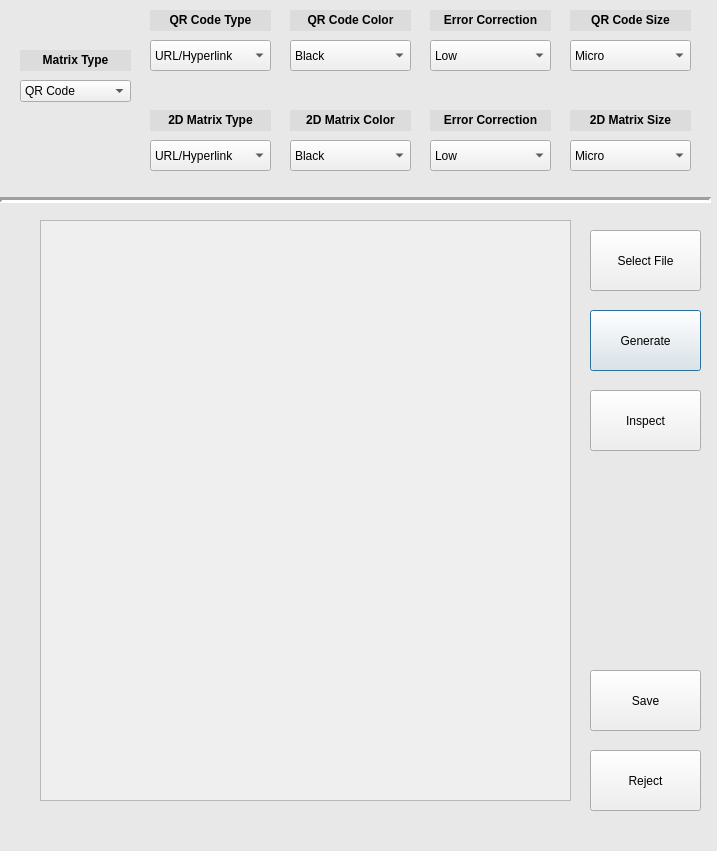
<?xml version="1.0" encoding="UTF-8"?>
<ui version="4.0">
 <class>Main</class>
 <widget class="QDialog" name="Main">
  <property name="geometry">
   <rect>
    <x>0</x>
    <y>0</y>
    <width>717</width>
    <height>851</height>
   </rect>
  </property>
  <property name="windowTitle">
   <string>Dialog</string>
  </property>
  <property name="styleSheet">
   <string notr="true">QDialog {background-color:rgb(232, 232, 232)}</string>
  </property>
  <widget class="QComboBox" name="comboBox_2">
   <property name="geometry">
    <rect>
     <x>290</x>
     <y>40</y>
     <width>121</width>
     <height>31</height>
    </rect>
   </property>
   <item>
    <property name="text">
     <string>Black</string>
    </property>
   </item>
   <item>
    <property name="text">
     <string>Gold</string>
    </property>
   </item>
   <item>
    <property name="text">
     <string>Crimson</string>
    </property>
   </item>
   <item>
    <property name="text">
     <string>Royal Purple</string>
    </property>
   </item>
   <item>
    <property name="text">
     <string>Sapphire Blue</string>
    </property>
   </item>
   <item>
    <property name="text">
     <string>Forest Green</string>
    </property>
   </item>
  </widget>
  <widget class="QComboBox" name="comboBox_3">
   <property name="geometry">
    <rect>
     <x>430</x>
     <y>40</y>
     <width>121</width>
     <height>31</height>
    </rect>
   </property>
   <item>
    <property name="text">
     <string>Low</string>
    </property>
   </item>
   <item>
    <property name="text">
     <string>Medium</string>
    </property>
   </item>
   <item>
    <property name="text">
     <string>High</string>
    </property>
   </item>
   <item>
    <property name="text">
     <string>Quartile</string>
    </property>
   </item>
  </widget>
  <widget class="QComboBox" name="comboBox_4">
   <property name="geometry">
    <rect>
     <x>570</x>
     <y>40</y>
     <width>121</width>
     <height>31</height>
    </rect>
   </property>
   <item>
    <property name="text">
     <string>Micro</string>
    </property>
   </item>
   <item>
    <property name="text">
     <string>21x21</string>
    </property>
   </item>
   <item>
    <property name="text">
     <string>25x25</string>
    </property>
   </item>
   <item>
    <property name="text">
     <string>29x29</string>
    </property>
   </item>
   <item>
    <property name="text">
     <string>33x33</string>
    </property>
   </item>
   <item>
    <property name="text">
     <string>37x37</string>
    </property>
   </item>
  </widget>
  <widget class="QLabel" name="label">
   <property name="geometry">
    <rect>
     <x>150</x>
     <y>10</y>
     <width>121</width>
     <height>21</height>
    </rect>
   </property>
   <property name="styleSheet">
    <string notr="true">background-color:rgb(220, 220, 220)</string>
   </property>
   <property name="text">
    <string>&lt;html&gt;&lt;head/&gt;&lt;body&gt;&lt;p align=&quot;center&quot;&gt;&lt;span style=&quot; font-weight:600;&quot;&gt;QR Code Type&lt;/span&gt;&lt;/p&gt;&lt;/body&gt;&lt;/html&gt;</string>
   </property>
  </widget>
  <widget class="QLabel" name="label_2">
   <property name="geometry">
    <rect>
     <x>290</x>
     <y>10</y>
     <width>121</width>
     <height>21</height>
    </rect>
   </property>
   <property name="styleSheet">
    <string notr="true">background-color:rgb(220, 220, 220)</string>
   </property>
   <property name="text">
    <string>&lt;html&gt;&lt;head/&gt;&lt;body&gt;&lt;p align=&quot;center&quot;&gt;&lt;span style=&quot; font-weight:600;&quot;&gt;QR Code Color&lt;/span&gt;&lt;/p&gt;&lt;/body&gt;&lt;/html&gt;</string>
   </property>
  </widget>
  <widget class="QLabel" name="label_3">
   <property name="geometry">
    <rect>
     <x>430</x>
     <y>10</y>
     <width>121</width>
     <height>21</height>
    </rect>
   </property>
   <property name="styleSheet">
    <string notr="true">background-color:rgb(220, 220, 220)</string>
   </property>
   <property name="text">
    <string>&lt;html&gt;&lt;head/&gt;&lt;body&gt;&lt;p align=&quot;center&quot;&gt;&lt;span style=&quot; font-weight:600;&quot;&gt;Error Correction&lt;/span&gt;&lt;/p&gt;&lt;/body&gt;&lt;/html&gt;</string>
   </property>
  </widget>
  <widget class="QLabel" name="label_4">
   <property name="geometry">
    <rect>
     <x>570</x>
     <y>10</y>
     <width>121</width>
     <height>21</height>
    </rect>
   </property>
   <property name="styleSheet">
    <string notr="true">background-color:rgb(220, 220, 220)</string>
   </property>
   <property name="text">
    <string>&lt;html&gt;&lt;head/&gt;&lt;body&gt;&lt;p align=&quot;center&quot;&gt;&lt;span style=&quot; font-weight:600;&quot;&gt;QR Code Size&lt;/span&gt;&lt;/p&gt;&lt;/body&gt;&lt;/html&gt;</string>
   </property>
  </widget>
  <widget class="QComboBox" name="comboBox_5">
   <property name="geometry">
    <rect>
     <x>150</x>
     <y>140</y>
     <width>121</width>
     <height>31</height>
    </rect>
   </property>
   <item>
    <property name="text">
     <string>URL/Hyperlink</string>
    </property>
   </item>
   <item>
    <property name="text">
     <string>SHA-256 Hash</string>
    </property>
   </item>
  </widget>
  <widget class="QComboBox" name="comboBox_6">
   <property name="geometry">
    <rect>
     <x>290</x>
     <y>140</y>
     <width>121</width>
     <height>31</height>
    </rect>
   </property>
   <item>
    <property name="text">
     <string>Black</string>
    </property>
   </item>
   <item>
    <property name="text">
     <string>Gold</string>
    </property>
   </item>
   <item>
    <property name="text">
     <string>Crimson</string>
    </property>
   </item>
   <item>
    <property name="text">
     <string>Royal Purple</string>
    </property>
   </item>
   <item>
    <property name="text">
     <string>Sapphire Blue</string>
    </property>
   </item>
   <item>
    <property name="text">
     <string>Forest Green</string>
    </property>
   </item>
  </widget>
  <widget class="QComboBox" name="comboBox_7">
   <property name="geometry">
    <rect>
     <x>430</x>
     <y>140</y>
     <width>121</width>
     <height>31</height>
    </rect>
   </property>
   <item>
    <property name="text">
     <string>Low</string>
    </property>
   </item>
   <item>
    <property name="text">
     <string>Medium</string>
    </property>
   </item>
   <item>
    <property name="text">
     <string>High</string>
    </property>
   </item>
   <item>
    <property name="text">
     <string>Quartile</string>
    </property>
   </item>
  </widget>
  <widget class="QComboBox" name="comboBox_8">
   <property name="geometry">
    <rect>
     <x>570</x>
     <y>140</y>
     <width>121</width>
     <height>31</height>
    </rect>
   </property>
   <item>
    <property name="text">
     <string>Micro</string>
    </property>
   </item>
   <item>
    <property name="text">
     <string>21x21</string>
    </property>
   </item>
   <item>
    <property name="text">
     <string>25x25</string>
    </property>
   </item>
   <item>
    <property name="text">
     <string>29x29</string>
    </property>
   </item>
   <item>
    <property name="text">
     <string>33x33</string>
    </property>
   </item>
   <item>
    <property name="text">
     <string>37x37</string>
    </property>
   </item>
  </widget>
  <widget class="QLabel" name="label_5">
   <property name="geometry">
    <rect>
     <x>570</x>
     <y>110</y>
     <width>121</width>
     <height>21</height>
    </rect>
   </property>
   <property name="styleSheet">
    <string notr="true">background-color:rgb(220, 220, 220)</string>
   </property>
   <property name="text">
    <string>&lt;html&gt;&lt;head/&gt;&lt;body&gt;&lt;p align=&quot;center&quot;&gt;&lt;span style=&quot; font-weight:600;&quot;&gt;2D Matrix Size&lt;/span&gt;&lt;/p&gt;&lt;/body&gt;&lt;/html&gt;</string>
   </property>
  </widget>
  <widget class="QLabel" name="label_6">
   <property name="geometry">
    <rect>
     <x>430</x>
     <y>110</y>
     <width>121</width>
     <height>21</height>
    </rect>
   </property>
   <property name="styleSheet">
    <string notr="true">background-color:rgb(220, 220, 220)</string>
   </property>
   <property name="text">
    <string>&lt;html&gt;&lt;head/&gt;&lt;body&gt;&lt;p align=&quot;center&quot;&gt;&lt;span style=&quot; font-weight:600;&quot;&gt;Error Correction&lt;/span&gt;&lt;/p&gt;&lt;/body&gt;&lt;/html&gt;</string>
   </property>
  </widget>
  <widget class="QLabel" name="label_7">
   <property name="geometry">
    <rect>
     <x>290</x>
     <y>110</y>
     <width>121</width>
     <height>21</height>
    </rect>
   </property>
   <property name="styleSheet">
    <string notr="true">background-color:rgb(220, 220, 220)</string>
   </property>
   <property name="text">
    <string>&lt;html&gt;&lt;head/&gt;&lt;body&gt;&lt;p align=&quot;center&quot;&gt;&lt;span style=&quot; font-weight:600;&quot;&gt;2D Matrix Color&lt;/span&gt;&lt;/p&gt;&lt;/body&gt;&lt;/html&gt;</string>
   </property>
  </widget>
  <widget class="QLabel" name="label_8">
   <property name="geometry">
    <rect>
     <x>150</x>
     <y>110</y>
     <width>121</width>
     <height>21</height>
    </rect>
   </property>
   <property name="styleSheet">
    <string notr="true">background-color:rgb(220, 220, 220)</string>
   </property>
   <property name="text">
    <string>&lt;html&gt;&lt;head/&gt;&lt;body&gt;&lt;p align=&quot;center&quot;&gt;&lt;span style=&quot; font-weight:600;&quot;&gt;2D Matrix Type&lt;/span&gt;&lt;/p&gt;&lt;/body&gt;&lt;/html&gt;</string>
   </property>
  </widget>
  <widget class="Line" name="line">
   <property name="geometry">
    <rect>
     <x>0</x>
     <y>190</y>
     <width>711</width>
     <height>20</height>
    </rect>
   </property>
   <property name="frameShadow">
    <enum>QFrame::Sunken</enum>
   </property>
   <property name="lineWidth">
    <number>3</number>
   </property>
   <property name="orientation">
    <enum>Qt::Horizontal</enum>
   </property>
  </widget>
  <widget class="QComboBox" name="comboBox_9">
   <property name="geometry">
    <rect>
     <x>20</x>
     <y>80</y>
     <width>111</width>
     <height>22</height>
    </rect>
   </property>
   <item>
    <property name="text">
     <string>QR Code</string>
    </property>
   </item>
   <item>
    <property name="text">
     <string>2D Data Matrix</string>
    </property>
   </item>
  </widget>
  <widget class="QPushButton" name="pushButton">
   <property name="geometry">
    <rect>
     <x>590</x>
     <y>310</y>
     <width>111</width>
     <height>61</height>
    </rect>
   </property>
   <property name="whatsThis">
    <string>&lt;html&gt;&lt;head/&gt;&lt;body&gt;&lt;p align=&quot;center&quot;&gt;&lt;br/&gt;&lt;/p&gt;&lt;/body&gt;&lt;/html&gt;</string>
   </property>
   <property name="text">
    <string>Generate</string>
   </property>
  </widget>
  <widget class="QLabel" name="label_9">
   <property name="geometry">
    <rect>
     <x>20</x>
     <y>50</y>
     <width>111</width>
     <height>21</height>
    </rect>
   </property>
   <property name="styleSheet">
    <string notr="true">background-color:rgb(220, 220, 220)</string>
   </property>
   <property name="text">
    <string>&lt;html&gt;&lt;head/&gt;&lt;body&gt;&lt;p align=&quot;center&quot;&gt;&lt;span style=&quot; font-weight:600;&quot;&gt;Matrix Type&lt;/span&gt;&lt;/p&gt;&lt;/body&gt;&lt;/html&gt;</string>
   </property>
  </widget>
  <widget class="QPushButton" name="pushButton_3">
   <property name="geometry">
    <rect>
     <x>590</x>
     <y>670</y>
     <width>111</width>
     <height>61</height>
    </rect>
   </property>
   <property name="text">
    <string>Save</string>
   </property>
  </widget>
  <widget class="QPushButton" name="pushButton_4">
   <property name="geometry">
    <rect>
     <x>590</x>
     <y>390</y>
     <width>111</width>
     <height>61</height>
    </rect>
   </property>
   <property name="whatsThis">
    <string>&lt;html&gt;&lt;head/&gt;&lt;body&gt;&lt;p align=&quot;center&quot;&gt;&lt;br/&gt;&lt;/p&gt;&lt;/body&gt;&lt;/html&gt;</string>
   </property>
   <property name="text">
    <string>Inspect</string>
   </property>
  </widget>
  <widget class="QComboBox" name="comboBox">
   <property name="geometry">
    <rect>
     <x>150</x>
     <y>40</y>
     <width>121</width>
     <height>31</height>
    </rect>
   </property>
   <item>
    <property name="text">
     <string>URL/Hyperlink</string>
    </property>
   </item>
   <item>
    <property name="text">
     <string>SHA-256 Hash</string>
    </property>
   </item>
  </widget>
  <widget class="QPushButton" name="pushButton_2">
   <property name="geometry">
    <rect>
     <x>590</x>
     <y>230</y>
     <width>111</width>
     <height>61</height>
    </rect>
   </property>
   <property name="whatsThis">
    <string>&lt;html&gt;&lt;head/&gt;&lt;body&gt;&lt;p align=&quot;center&quot;&gt;&lt;br/&gt;&lt;/p&gt;&lt;/body&gt;&lt;/html&gt;</string>
   </property>
   <property name="text">
    <string>Select File</string>
   </property>
  </widget>
  <widget class="QPushButton" name="pushButton_5">
   <property name="geometry">
    <rect>
     <x>590</x>
     <y>750</y>
     <width>111</width>
     <height>61</height>
    </rect>
   </property>
   <property name="text">
    <string>Reject</string>
   </property>
  </widget>
  <widget class="QScrollArea" name="scrollArea">
   <property name="geometry">
    <rect>
     <x>40</x>
     <y>220</y>
     <width>531</width>
     <height>581</height>
    </rect>
   </property>
   <property name="widgetResizable">
    <bool>true</bool>
   </property>
   <widget class="QWidget" name="scrollAreaWidgetContents">
    <property name="geometry">
     <rect>
      <x>0</x>
      <y>0</y>
      <width>529</width>
      <height>579</height>
     </rect>
    </property>
   </widget>
  </widget>
  <zorder>pushButton_3</zorder>
  <zorder>pushButton</zorder>
  <zorder>pushButton_4</zorder>
  <zorder>comboBox_2</zorder>
  <zorder>comboBox_3</zorder>
  <zorder>comboBox_4</zorder>
  <zorder>label</zorder>
  <zorder>label_2</zorder>
  <zorder>label_3</zorder>
  <zorder>label_4</zorder>
  <zorder>comboBox_5</zorder>
  <zorder>comboBox_6</zorder>
  <zorder>comboBox_7</zorder>
  <zorder>comboBox_8</zorder>
  <zorder>label_5</zorder>
  <zorder>label_6</zorder>
  <zorder>label_7</zorder>
  <zorder>label_8</zorder>
  <zorder>line</zorder>
  <zorder>comboBox_9</zorder>
  <zorder>label_9</zorder>
  <zorder>comboBox</zorder>
  <zorder>pushButton_2</zorder>
  <zorder>pushButton_5</zorder>
  <zorder>scrollArea</zorder>
 </widget>
 <resources/>
 <connections/>
</ui>
